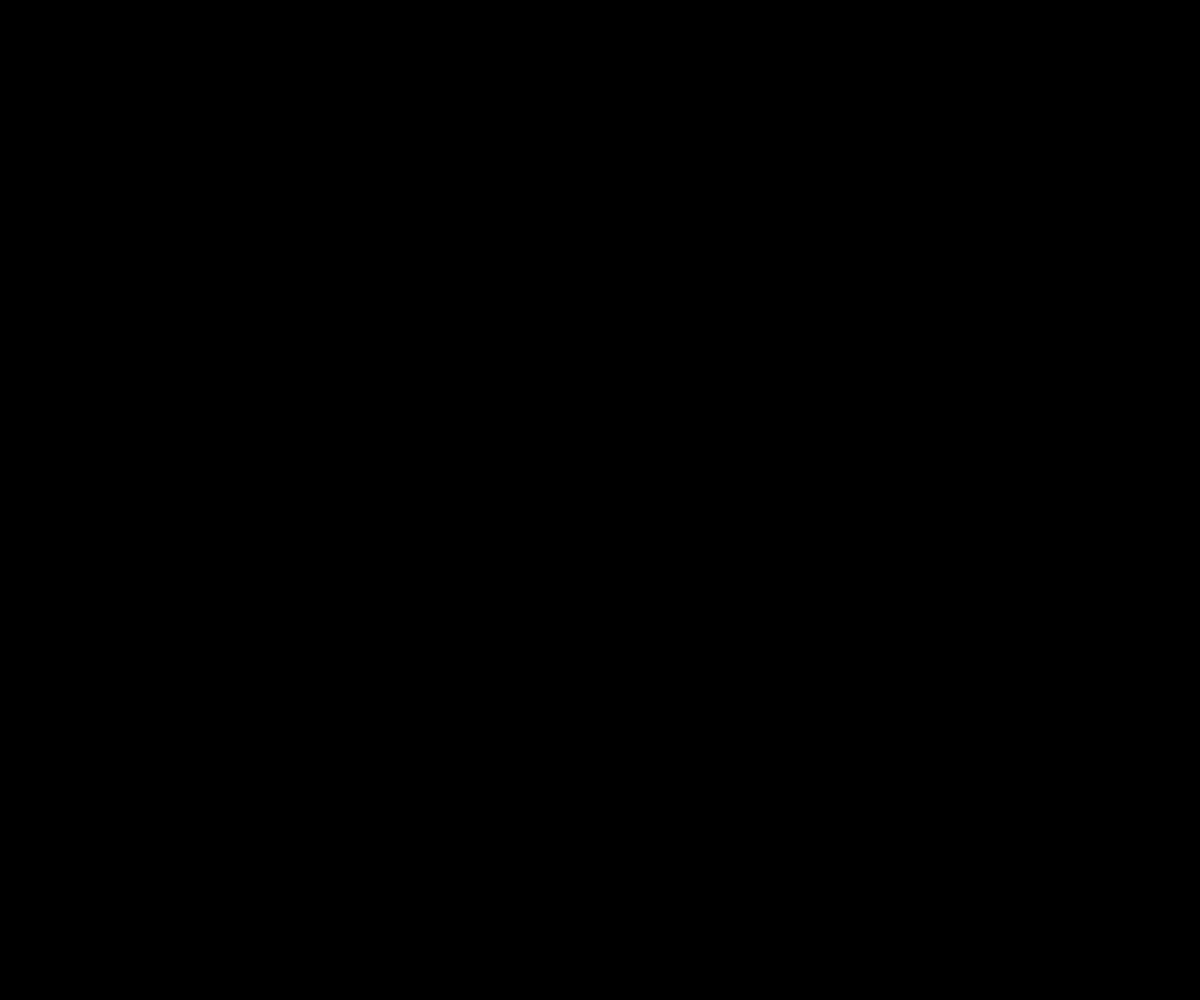
Frame 1 (no input)
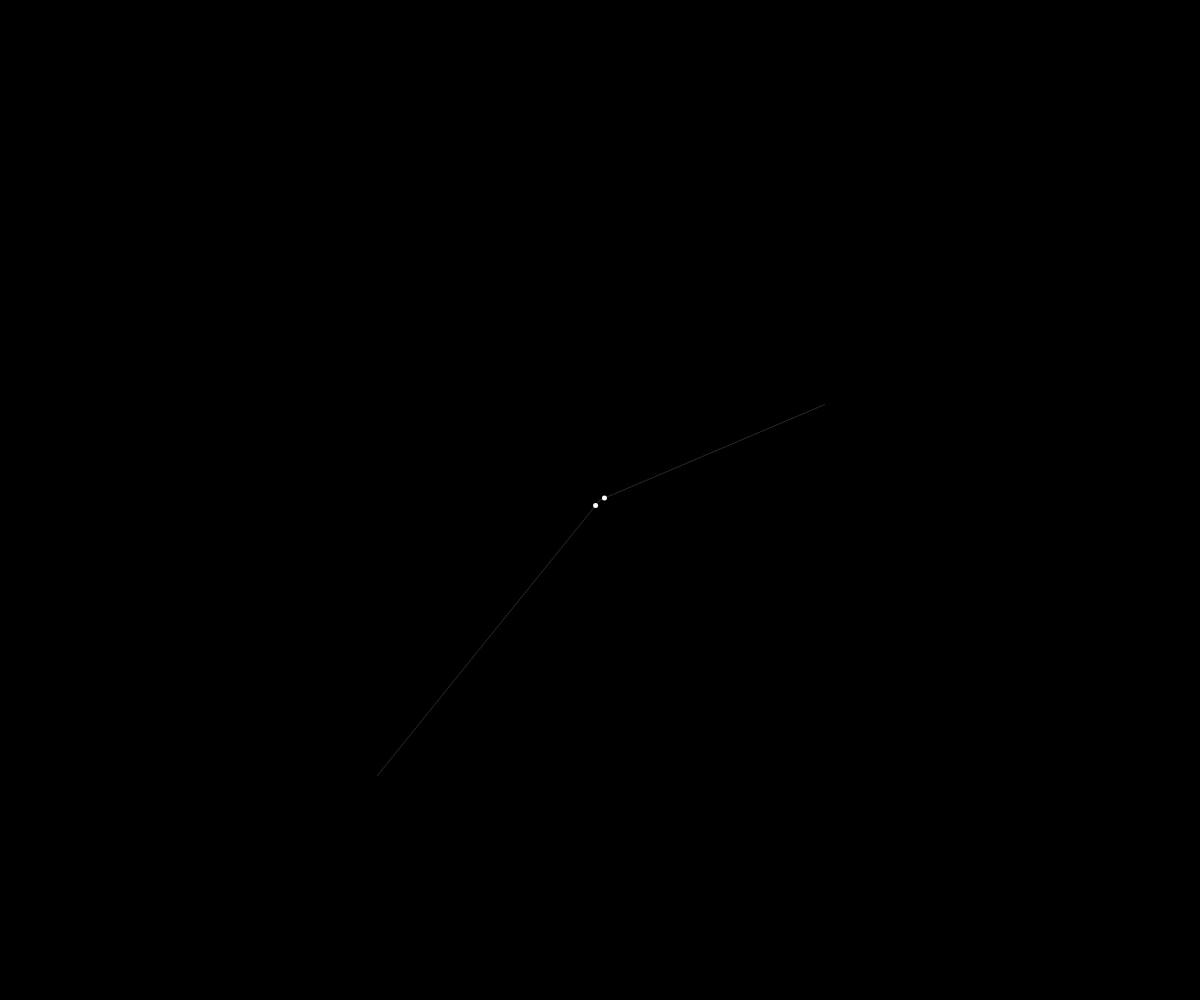
Frame 60 (no input)
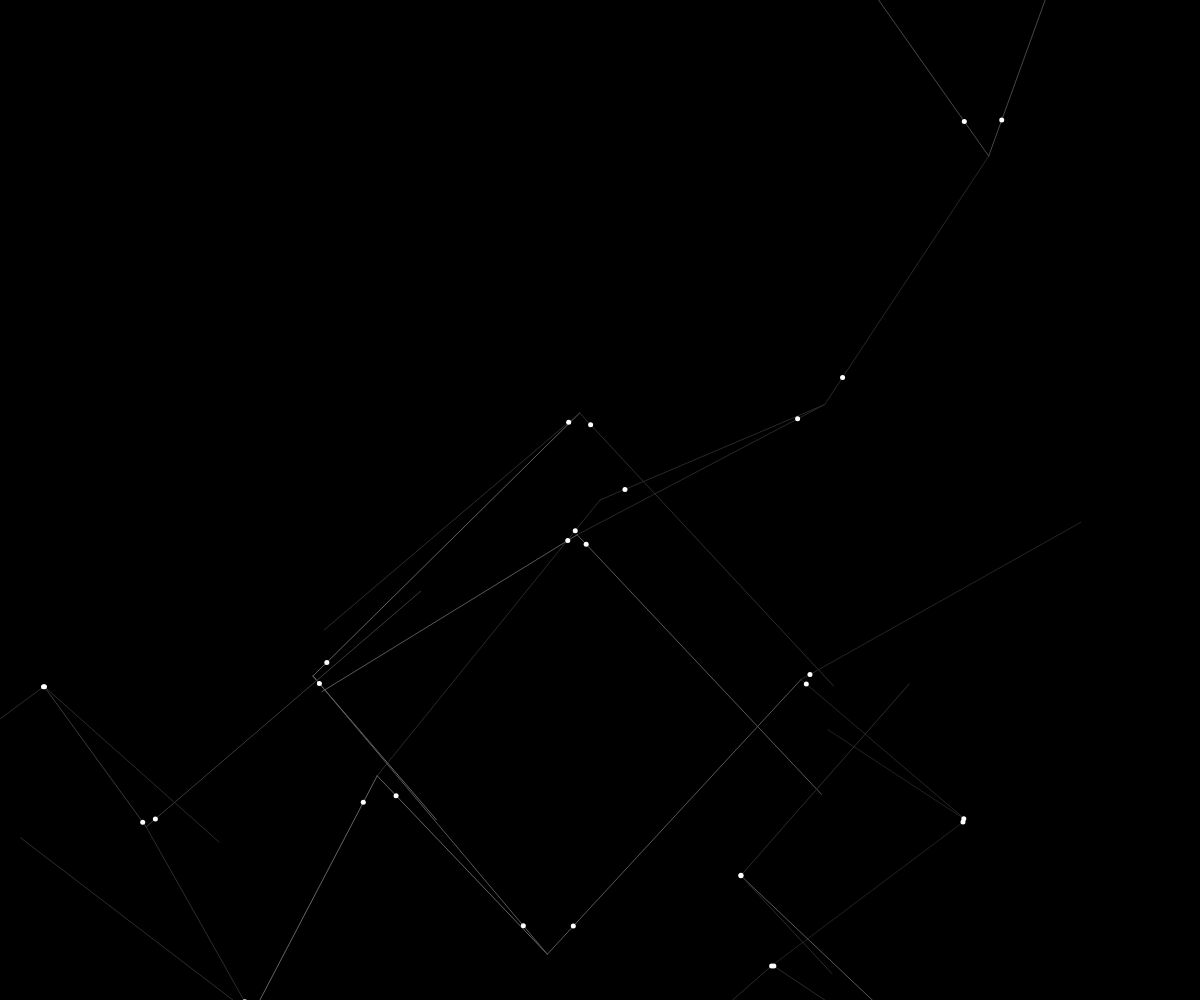
Frame 120 (the mouse pressed at the canvas centre since frame 60)

The p5.js sketch that drew these frames (run headless with seeded random() and noise() and a simulated clock; from frame 60 on, the mouse is pressed at the canvas centre):

// p5.js sketch
// ── sketch.js
let node_count = 0;

class Tree {
    constructor(anchorPosition) {
        this.anchorPosition = anchorPosition;
        this.children = null;
        this.fire_count = 0;
        this.speed = random(300, 800);
        this.strokeColor = random(10, 40);
        this.strokeWeight = 1;
    }

    draw() {
        // ellipse(this.anchorPosition.x, this.anchorPosition.y, 10, 10);

        if (this.children !== null) {
            this.drawlineToChild();
            this.children.x.draw();
            this.children.y.draw();
        } else {
            if (int(random(100)) % 99 === 0) {
                this.createChildren();
            }
        }
    }

    drawlineToChild() {
        stroke(this.strokeColor);
        strokeWeight(this.strokeWeight);
        line(this.anchorPosition.x, this.anchorPosition.y, this.children.x.anchorPosition.x, this.children.x.anchorPosition.y);
        line(this.anchorPosition.x, this.anchorPosition.y, this.children.y.anchorPosition.x, this.children.y.anchorPosition.y);
        stroke(0);
        strokeWeight(0);
        this.drawFire();
    }

    drawFire() {
        // child x
        let diffX = this.children.x.anchorPosition.x - this.anchorPosition.x;
        let diffY = this.children.x.anchorPosition.y - this.anchorPosition.y;

        let fireX = (diffX / this.speed) * this.fire_count;
        let fireY = (diffY / this.speed) * this.fire_count;

        ellipse(this.anchorPosition.x + fireX, this.anchorPosition.y + fireY, 5, 5);

        // child y
        diffX = this.children.y.anchorPosition.x - this.anchorPosition.x;
        diffY = this.children.y.anchorPosition.y - this.anchorPosition.y;

        fireX = (diffX / this.speed) * this.fire_count;
        fireY = (diffY / this.speed) * this.fire_count;

        ellipse(this.anchorPosition.x + fireX, this.anchorPosition.y + fireY, 5, 5);

        this.fire_count += 1;
        if (this.fire_count > this.speed) {
            this.fire_count = 0;
        }
    }

    _gen_pos() {
        let range_min = 80;
        let range_max = 200;

        let x_o = random(-1*range_max, range_max);
        if (x_o > 0) {
            x_o += range_min;
        } else {
            x_o -= range_min;
        }
        
        let y_o = random(-1*range_max, range_max);
        if (y_o > 0) {
            y_o += range_min;
        } else {
            y_o -= range_min;
        }

        return createVector(x_o+this.anchorPosition.x, y_o+this.anchorPosition.y);
    }

    createChildren() {

        if (node_count > 300) {
            return;
        }

        this.children = createVector(
            new Tree(this._gen_pos()),
            new Tree(this._gen_pos()),
        );
        node_count += 2;
    }
}



let genericTree;
function setup() {
    createCanvas(window.innerWidth, window.innerHeight);
    colorMode(HSB, 100, 100, 100);
    genericTree = new Tree(createVector(window.innerWidth/2, window.innerHeight/2));
}

function draw() {
    background(0);
    genericTree.draw();
}
